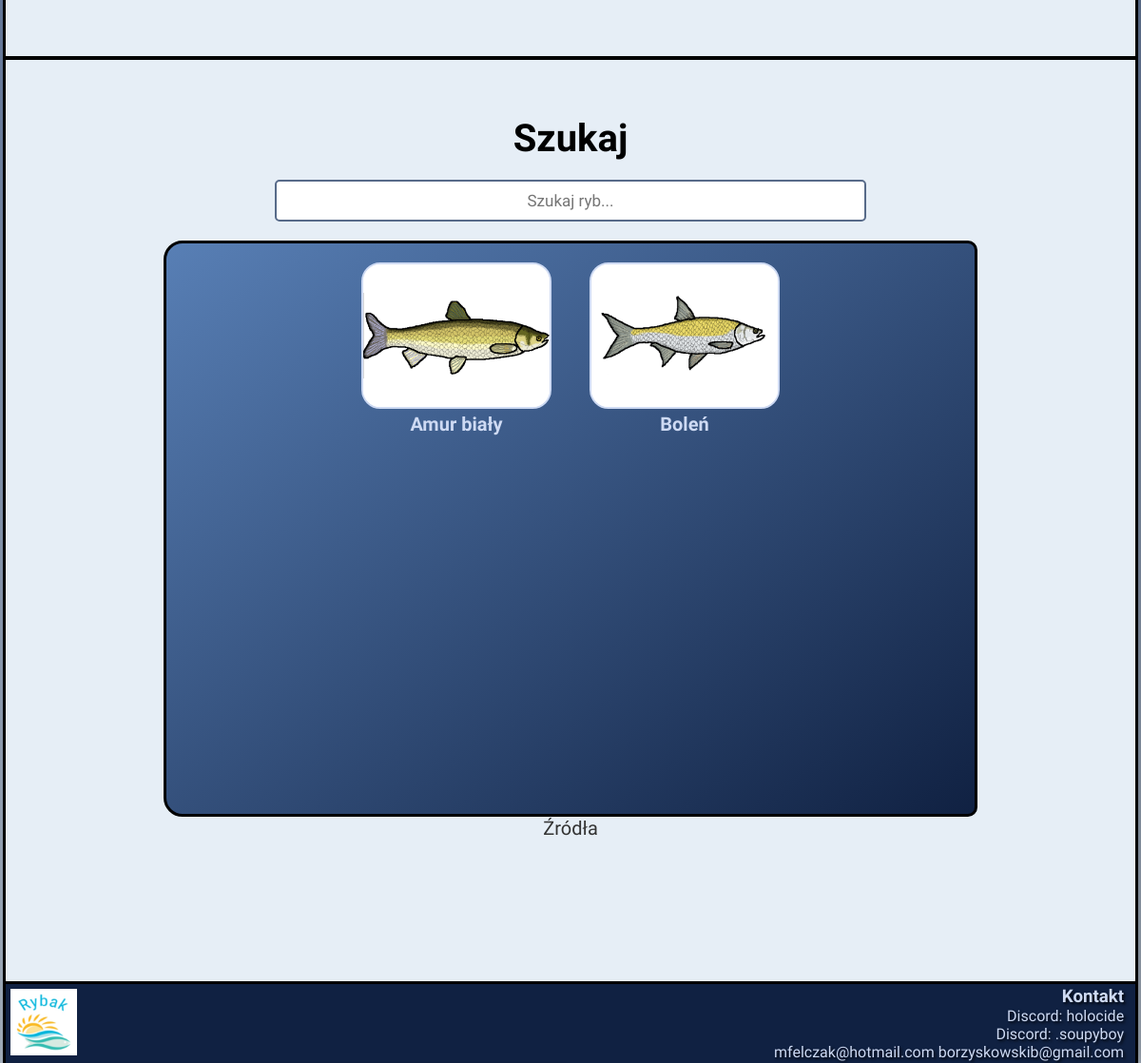
Before: / (lower part) with the older database file.
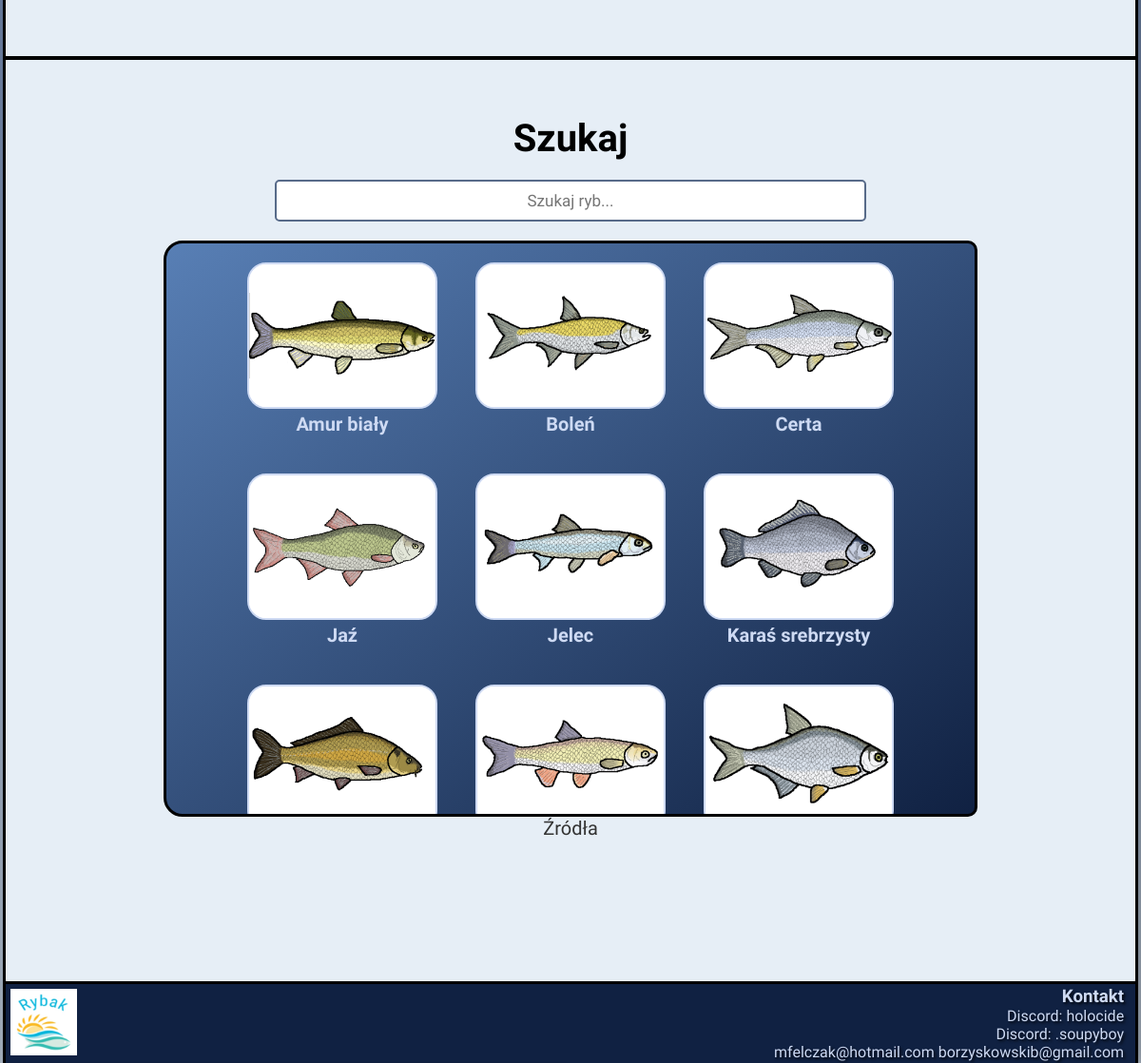
After: the same page with the newer database file.
### tables this page shows
CREATE TABLE `fish` (
  `fishID` smallint(6) NOT NULL,
  `name` varchar(50) NOT NULL,
  `nameLatin` varchar(50) NOT NULL,
  `nameEng` varchar(50) NOT NULL,
  `img` varchar(50) NOT NULL,
  `maxLength` float NOT NULL,
  `maxWeight` float NOT NULL,
  `recordWeight` float DEFAULT NULL,
  `protect` smallint(6) DEFAULT NULL,
  `protectPoss` mediumint(9) DEFAULT NULL,
  `additionalPixels` smallint(6) NOT NULL DEFAULT 0,
  `width` smallint(6) NOT NULL,
  `margin` smallint(6) NOT NULL
);

### search-tool.php (the view, shortened to what this page needs)
<link href="../search-tool.css" rel="stylesheet" />
<div class="search-tool">
    <div class="fish-container">
        <h2>Szukaj</h2>
        <div class="search-container">
            <input type="text" id="search" placeholder="Szukaj ryb...">
        </div>
        <div class="fish-tool">
            <div class="fish-list">
                <?php
               $db = mysqli_connect("localhost","root","","rybak");
               $sql1 = "SELECT fish.*, fishdesc.*
               FROM fish
               INNER JOIN fishdesc ON fish.fishID = fishdesc.fishID
               ORDER BY fish.name ASC";
               $result = $db->query($sql1);
                    while ($row = $result->fetch_assoc()) {
                        $description = $row['desc'];
                        $image = $row['img'];
                        $fishName = $row['name'];
                        echo "<div class='fish-item' data-description='{$description}'>";
                        echo "<a href='ryba.php?id=".$row['fishID']."'>";
                        echo "<img src='{$image}'>";
                        echo "<div class='fish-name'>{$fishName}</div>";
                        echo "</a>";
                        echo "</div>";
                    }
                ?>
           </div>
          </div>
        <div>
            <a class="zrodla" href="../zrodla.html">Źródła</a>
          </div>
        </div>
      </div>

### index.php (shortened to what this page needs)
<!DOCTYPE html>
<html lang="pl">
  <head>
    <link href="style.css" rel="stylesheet" />
  </head>
  <body>
    <section class="content-background" style="max-width: 1400px;">
      <div class="about-us">
      </div>
      <hr />
      <?php
        include('search-tool.php');
        echo "</section>";?>
  </body>
</html>

### style.css (style rules this page uses)
* { margin: 0; }
body { font-family: "Oswald", sans-serif; background-image: linear-gradient(to bottom, #1d3b78, #aab6c4); margin: 0; padding: 0; text-align: center; width: 100%; box-sizing: border-box; }
.content-background { background-color: #e6eef6; width: 70%; margin: 0 auto; box-shadow: 6px 6px 20px rgba(0, 0, 0, 0.3); border: 3px solid black; border-top: none; border-bottom: none; }
hr { display: block; unicode-bidi: isolate; margin: 0; overflow: hidden; border-style: solid; border-width: 2px; }
h2 { font-size: 40px; font-weight: 700; }
#search { border: 2px solid #576a89; }
.search-tool { padding: 5%; }
.about-us { padding: 5%; }
footer { background-color: #102142; border-top: 3px solid black; }
.container { position: relative; text-align: right; padding: 2px 1%; color: #cedaf3; text-shadow: 2px 2px 3px rgb(0, 0, 0, 0.8); }
.footer-image { position: absolute; top: 5px; left: 5px; bottom: 5px; right: 5px; height: 70px; width: 70px; }
a { color: #cedaf3; text-decoration: none; }
@media screen and (max-width: 1400px) { .content-background { width: 99%; } }
@media screen and (max-width: 1400px) { .about-us { padding: 5%; } }
@media screen and (max-width: 1400px) { .search-tool { padding: 5%; } }
@media screen and (max-width: 1400px) { .fish-item { margin: 10px; } }

### search-tool.css (style rules this page uses)
.search-container { display: flex; justify-content: center; margin-top: 20px; }
.search-container input[type="text"] { padding: 10px; font-family: "Oswald", sans-serif; font-weight: 300; border: none; font-size: 17px; width: 70%; border-radius: 5px; text-align: center; }
.fish-container { width: 80%; margin: 0 auto; height: 850px; }
.search-container { text-align: center; margin-bottom: 20px; }
.fish-item { width: 200px; margin: 20px; text-align: center; border-radius: 5px 0 0 5px; }
.fish-item img { box-sizing: border-box; width: 100%; border-radius: 20px; border: 2px solid #cedaf3; background-color: white; }
.fish-name { font-size: 20px; font-weight: bold; color: #cedaf3; }
.fish-list { display: flex; flex-wrap: wrap; justify-content: center; border-radius: 20px; max-height: 600px; overflow-y: auto; }
.fish-tool { justify-content: center; padding: 0; background-image: linear-gradient(to left top, #102142, #587fb5); border: 3px solid black; border-radius: 20px 10px 10px 20px; height: 600px; }
.zrodla { color: #333; margin-top: 10px; font-size: 20px; }

Changed rows visible on the page:
added fish: img (picture), name "Certa"
added fish: img (picture), name "Jaź"
added fish: img (picture), name "Jelec"
added fish: img (picture), name "Karaś srebrzysty"
added fish: img (picture)
added fish: img (picture)
added fish: img (picture)
